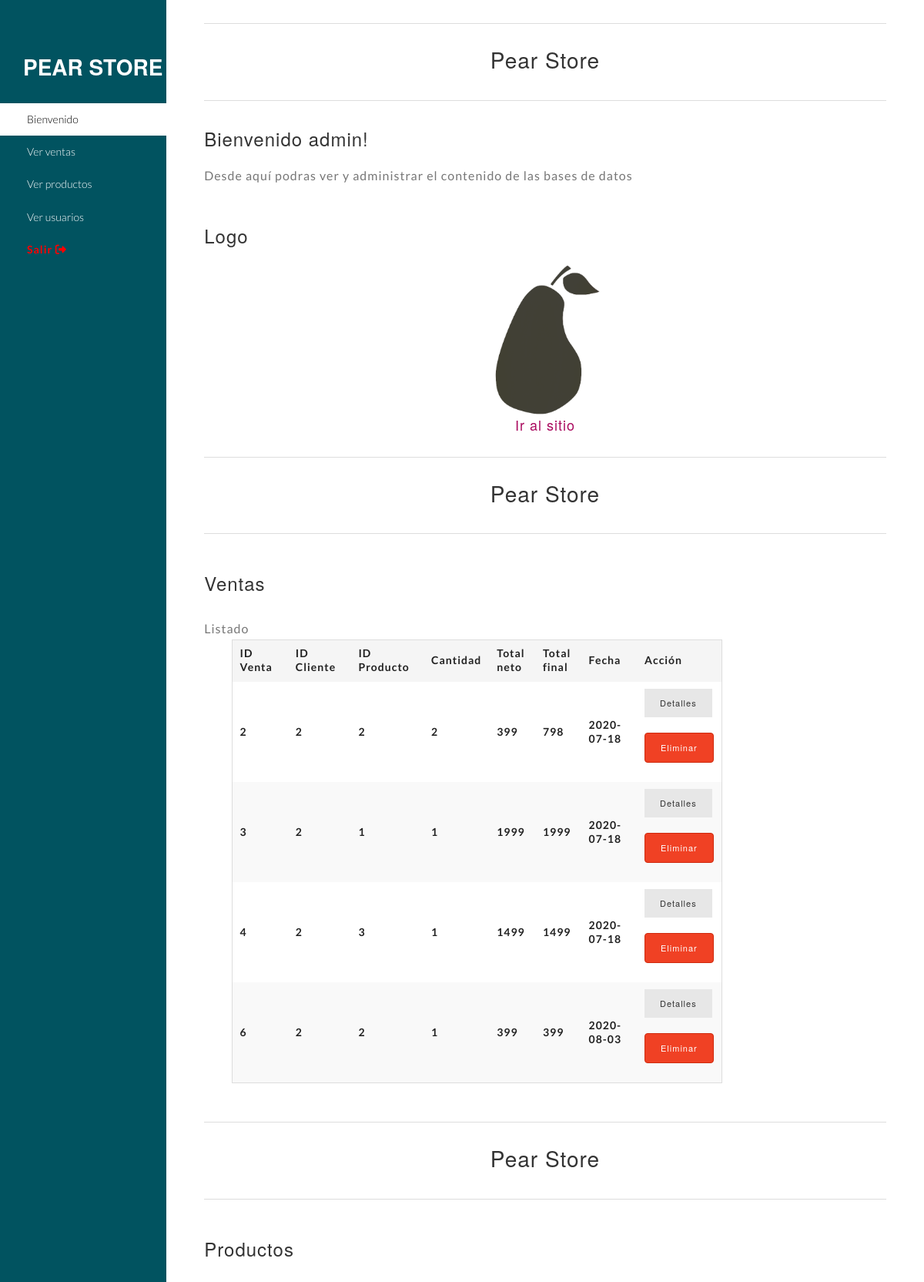
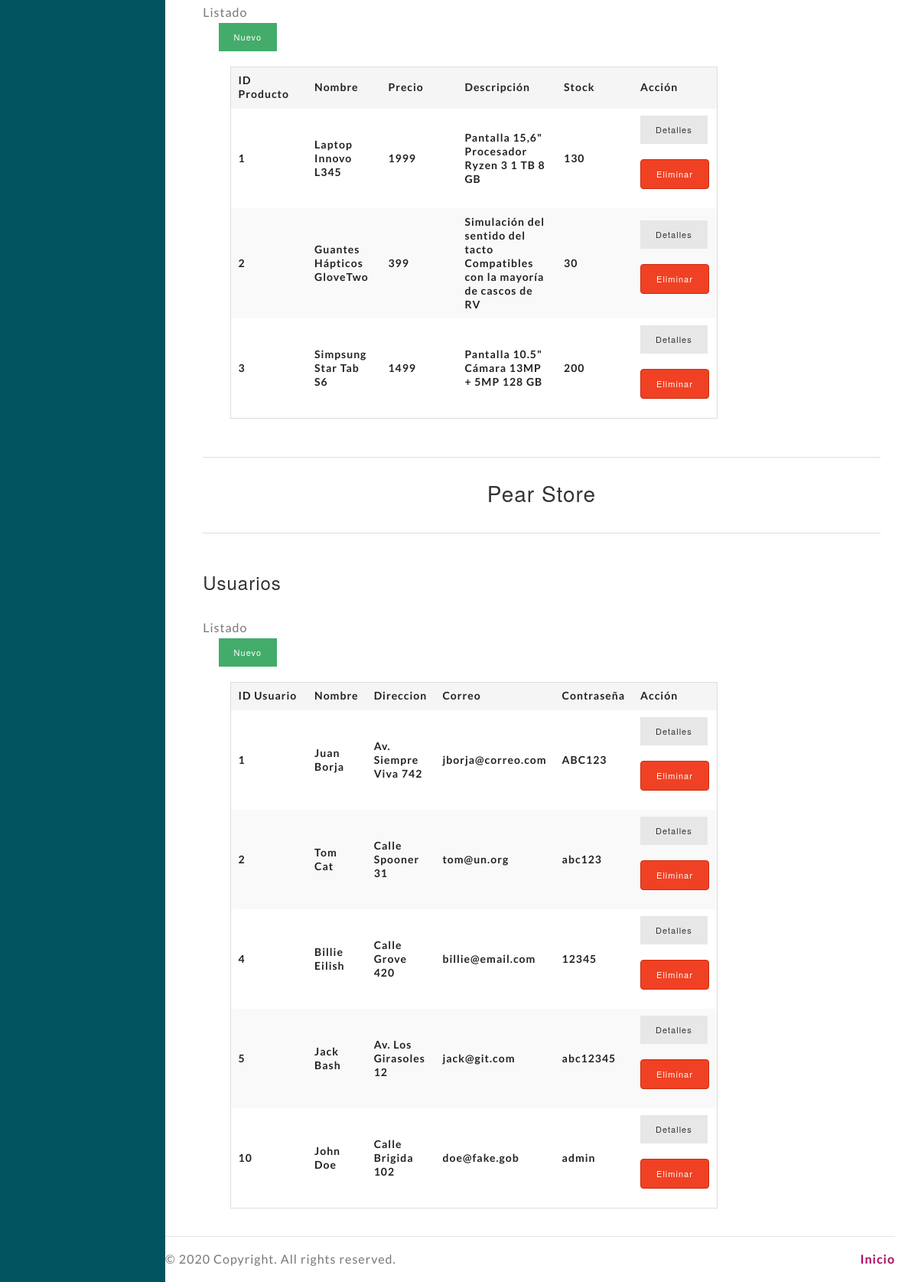
Page /admin/index.php (signed in) on the committed database (2 pictures, top to bottom).
### tables this page shows
CREATE TABLE `ventas` (
  `id_cliente` int(11) NOT NULL,
  `id_producto` int(11) NOT NULL,
  `cantidad` int(11) NOT NULL DEFAULT 1,
  `total_neto` int(11) NOT NULL,
  `total_final` int(11) NOT NULL,
  `fecha_vent` date NOT NULL,
  `id_venta` int(11) NOT NULL
);

CREATE TABLE `productos` (
  `id_producto` int(11) NOT NULL,
  `nombre` varchar(50) NOT NULL,
  `precio` int(11) NOT NULL,
  `descripcion` varchar(254) NOT NULL,
  `stock` int(11) NOT NULL,
  `photo` varchar(254) NOT NULL DEFAULT '40022.png'
);

CREATE TABLE `clientes` (
  `id_cliente` int(11) NOT NULL,
  `nombre` varchar(50) NOT NULL,
  `direccion` varchar(250) NOT NULL,
  `correo` varchar(250) NOT NULL,
  `contrasena` varchar(254) NOT NULL,
  `photo` varchar(254) NOT NULL DEFAULT 'User_Circle.png'
);

### models/db/database_utilities.php (called while the page is built, shortened)
<?php
$mysqli = new mysqli(DB_HOST,DB_USER,DB_PASSWORD,DB_DATABASE);
function run_query($tab)
{
	global $mysqli, $result;
	$sql = "SELECT * FROM {$tab}";
	return $mysqli->query($sql);
}

### admin/index.php (the view, shortened to what this page needs)
<?php
	include_once('../models/db/database_utilities.php');
	$result = run_query('productos');
	$result2 = run_query('clientes');
	$result3 = run_query('ventas');
?>
<!DOCTYPE html>
<html class="no-js">
<head>
	<link rel="stylesheet" type="text/css" href="syntax-highlighter/styles/shCore.css" media="all">
	<link rel="stylesheet" type="text/css" href="syntax-highlighter/styles/shThemeDefault.css" media="all">
	<link rel="stylesheet" type="text/css" href="css/foundation.css">
    <link rel="stylesheet" href="https://stackpath.bootstrapcdn.com/bootstrap/4.3.1/css/bootstrap.min.css">
	<link rel="stylesheet" href="css/normalize.min.css">
	<link rel="stylesheet" href="css/main.css">
</head>
<body id="welcome">
<aside class="left-sidebar">
	<div class="logo">
		<a href="#welcome">
			<h1>Pear Store</h1>
		</a>
	</div>
	<nav class="left-nav">
		<ul id="nav">
			<li class="current"><a href="#welcome">Bienvenido</a></li>
			<li><a href="#vend">Ver ventas</a></li>
			<li><a href="#prod">Ver productos</a></li>
			<li><a href="#user">Ver usuarios</a></li>
			<li><a style="color: #f00;" type="button" data-target="#logout" data-toggle="modal"><strong>Salir <i class="fas fa-sign-out-alt"></i></a></li>
		</ul>
	</nav>
</aside>
<div id="main-wrapper">
<div class="main-content">
	<section id="welcome">
		<div class="content-header">
			<h1>Pear Store</h1>
		</div>
		<div class="welcome">
			<h2 class="twenty">Bienvenido admin!</h2>
			<p>Desde aquí podras ver y administrar el contenido de las bases de datos</p>
		</div>
		<div class="features">
			<h2 class="twenty">Logo</h2>
			<img style="width: 200px; margin: 0 auto" src="../views/IMG/pear.png">
			<h3 style="width: 100%; display: flex;"><a style="margin: auto;" href="../views/index.php">Ir al sitio</a></h3>
		</div>
	</section>
	<section id="vend">
		<div class="content-header">
			<h1>Pear Store</h1>
		</div>
		<h2 class="title">Ventas</h2>
		<div class="section-content">
			<div class="row">
				<div class="large-10 columns">
					<p>Listado</p>
					<div class="section-container tabs" data-section>
						<section class="section">
							<div class="content" data-slug="panel1">
								<table>
									<thead>
										<tr>
											<th width="200">ID Venta</th>
											<th width="200">ID Cliente</th>
											<th width="200">ID Producto</th>
											<th width="50">Cantidad</th>
											<th width="100">Total neto</th>
											<th width="100">Total final</th>
											<th width="200">Fecha</th>
											<th width="100">Acción</th>
										</tr>
									</thead>
									<tbody>
									<?php
										while($vend = $result3->fetch_assoc())
										{
									?>
										<tr>
											<td><?php echo $vend['id_venta']; ?></td>
											<td><?php echo $vend['id_cliente']; ?></td>
											<td><?php echo $vend['id_producto']; ?></td>
											<td><?php echo $vend['cantidad']; ?></td>
											<td><?php echo $vend['total_neto']; ?></td>
											<td><?php echo $vend['total_final']; ?></td>
											<td><?php echo $vend['fecha_vent']; ?></td>
											<td>
												<a href="sale_details.php?id=<?php echo $vend['id_venta'];?>" class="button tiny secondary">Detalles</a>
												<a href="delete.php?id=<?php echo $vend['id_venta']; ?>&db=ventas" class="button tiny alert">Eliminar</a>
											</td>
										</tr>
									<?php
										}
									?>
									</tbody>
								</table>
							</div>
						</section>
					</div>
				</div>
			</div>
		</div>
	</section>
	<section id="prod">
		<div class="content-header">
			<h1>Pear Store</h1>
		</div>
		<h2 class="title">Productos</h2>
		<div class="section-content">
			<div class="row">
				<div class="large-10 columns">
					<p>Listado</p>
					<div class="section-container tabs" data-section>
						<section class="section">
							<div class="content" data-slug="panel1">
								<div class="row">
									<a href="./new_product.php" class="button tiny success">Nuevo</a>
								</div>
								<table>
									<thead>
										<tr>
											<th width="100">ID Producto</th>
											<th>Nombre</th>
											<th width="100">Precio</th>
											<th>Descripción</th>
											<th width="100">Stock</th>
											<th width="100">Acción</th>
										</tr>
									</thead>
									<tbody>
									<?php
										while($prod = $result->fetch_assoc())
										{
									?>
										<tr>
											<td><?php echo $prod['id_producto']; ?></td>
											<td><?php echo $prod['nombre']; ?></td>
											<td><?php echo $prod['precio']; ?></td>
											<td><?php echo $prod['descripcion']; ?></td>
											<td><?php echo $prod['stock']; ?></td>
											<td>
												<a href="product_details.php?id=<?php echo $prod['id_producto']; ?>" class="button tiny secondary">Detalles</a>
												<a href="delete.php?id=<?php echo $prod['id_producto']; ?>&db=productos" class="button tiny alert">Eliminar</a>
											</td>
										</tr>
									<?php
										}
									?>
									</tbody>
								</table>
							</div>
						</section>
					</div>
				</div>
			</div>
		</div>
	</section>
	<section id="user">
		<div class="content-header">
			<h1>Pear Store</h1>
		</div>
		<h2 class="title">Usuarios</h2>
		<div class="section-content">
			<div class="row">
				<div class="large-10 columns">
					<p>Listado</p>
					<div class="section-container tabs" data-section>
						<section class="section">
							<div class="content" data-slug="panel1">
								<div class="row">
									<a href="./new_user.php" class="button tiny success">Nuevo</a>
								</div>
								<table>
									<thead>
										<tr>
											<th width="100">ID Usuario</th>
											<th>Nombre</th>
											<th>Direccion</th>
											<th>Correo</th>
											<th>Contraseña</th>
											<th width="100">Acción</th>
										</tr>
									</thead>
									<tbody>
									<?php
										while($user = $result2->fetch_assoc())
										{
									?>
										<tr>
											<td><?php echo $user['id_cliente']; ?></td>
											<td><?php echo $user['nombre']; ?></td>
											<td><?php echo $user['direccion']; ?></td>
											<td><?php echo $user['correo']; ?></td>
											<td><?php echo $user['contrasena']; ?></td>
											<td>
												<a href="./user_details.php?id=<?php echo $user['id_cliente']; ?>" class="button tiny secondary">Detalles</a>
												<a href="./delete.php?id=<?php echo $user['id_cliente']; ?>&db=clientes" class="button tiny alert">Eliminar</a>
											</td>
										</tr>
									<?php
										}
									?>
									</tbody>
								</table>
							</div>
						</section>
					</div>
				</div>
			</div>
		</div>
	</section>
</div>
<?php require_once('footer.php'); ?>

### admin/css/main.css (style rules this page uses)
body { background-color:#FFF; font-family: "Lato", sans-serif; font-weight: 300; font-size:16px; line-height:18px; color:#777; }
p { margin:0; }
a { color: #aa0a5f; }
a, a:hover, a:focus { text-decoration: none; outline: 0; }
h1, h2, h3, h4, h5, h6 { color: #333; margin:0; font-weight: normal; }
h1 { font-size: 28px; }
h2 { font-size: 24px; }
h3 { font-size: 18px; }
strong { letter-spacing: 1px; }
section p { line-height: 28px; }
.twenty { margin-bottom: 20px; }
.title { margin: 50px 0 30px; }
.main-content section { margin: 0 5%; }
.left-sidebar { background-color: #015360; float: left; min-height: 100%; position: fixed; width: 18%; }
.logo { padding-bottom: 30px; padding-left: 30px; padding-top: 70px; }
.logo h1 { color: #fff; font-weight: 700; text-transform: uppercase; }
.left-nav ul { margin: 0; padding: 0; font-size: 14px; }
.left-nav ul li a { color: #fff; display: block; padding: 10px 35px; -webkit-transition: all 0.3s ease-in 0s; -moz-transition: all 0.3s ease-in 0s; -ms-transition: all 0.3s ease-in 0s; -o-transition: all 0.3s ease-in 0s; transition: all 0.3s ease-in 0s; }
.left-nav ul li a:hover, .left-nav ul li .current { background-color: #fff; color: #000; }
#main-wrapper { float: left; margin-left: 18%; width: 82%; }
.content-header { border-bottom: 1px solid #ddd; border-top: 1px solid #ddd; margin-top: 30px; padding: 30px 0 35px; text-align: center; }
.welcome { font-size: 16px; line-height: 26px; margin: 35px auto 0; }
.features { display: flex; flex-direction: column; margin-top: 50px; }
.section-content { font-size: 16px; line-height: 25px; }

### rows in the picture
ventas: id_venta "2", id_cliente "2", id_producto "2", cantidad "2", total_neto "399", total_final "798", fecha_vent "2020-07-18"
ventas: id_venta "3", id_cliente "2", id_producto "1", cantidad "1", total_neto "1999", total_final "1999", fecha_vent "2020-07-18"
ventas: id_venta "4", id_cliente "2", id_producto "3", cantidad "1", total_neto "1499", total_final "1499", fecha_vent "2020-07-18"
ventas: id_venta "6", id_cliente "2", id_producto "2", cantidad "1", total_neto "399", total_final "399", fecha_vent "2020-08-03"
productos: id_producto "1", nombre "Laptop Innovo L345", precio "1999", descripcion "Pantalla 15,6\" Procesador Ryzen 3 1 TB 8 GB", stock "130"
productos: id_producto "2", nombre "Guantes Hápticos GloveTwo", precio "399", descripcion "Simulación del sentido del tacto Compatibles con la mayoría de cascos de RV", stock "30"
productos: id_producto "3", nombre "Simpsung Star Tab S6", precio "1499", descripcion "Pantalla 10.5\" Cámara 13MP + 5MP 128 GB", stock "200"
clientes: id_cliente "1", nombre "Juan Borja", direccion "Av. Siempre Viva 742", correo "jborja@correo.com", contrasena "ABC123"
clientes: id_cliente "2", nombre "Tom Cat", direccion "Calle Spooner 31", correo "tom@un.org", contrasena "abc123"
clientes: id_cliente "4", nombre "Billie Eilish", direccion "Calle Grove 420", correo "billie@email.com", contrasena "12345"
clientes: id_cliente "5", nombre "Jack Bash", direccion "Av. Los Girasoles 12", correo "jack@git.com", contrasena "abc12345"
clientes: id_cliente "10", nombre "John Doe", direccion "Calle Brigida 102", correo "doe@fake.gob", contrasena "admin"

### other values in the picture
say_year() "2020"
